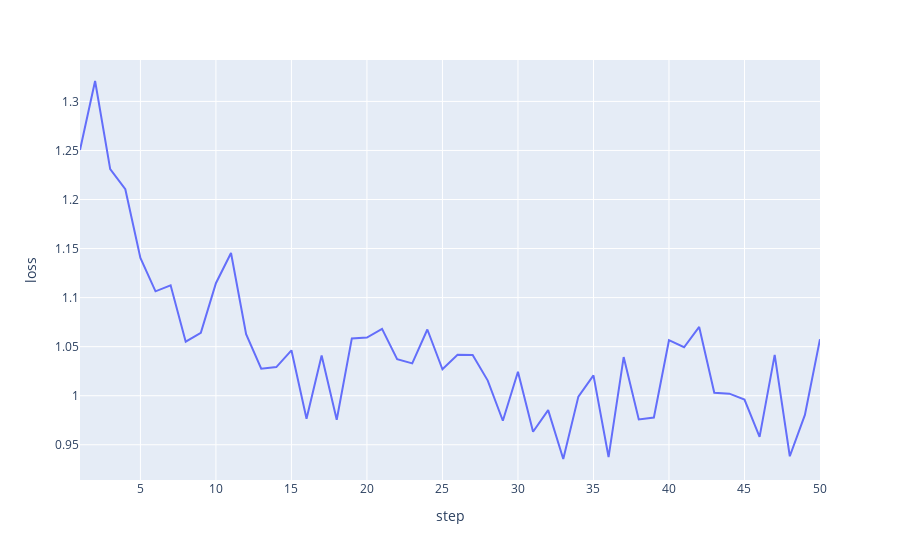

Here is the notebook cell this chart was saved with:
### Code cell
# get loss from training
loss = trainer.state.log_history[0]["loss"]
loss

# plot whole loss history with plotly
fig = px.line(trainer.state.log_history, x="step", y="loss")
fig.show()

### Figure 1 — Plotly figure (JSON) as saved in the notebook; plotly's stock layout.template omitted (floating-point values rounded to 4 significant figures)
{"data": [{"hovertemplate": "step=%{x}<br>loss=%{y}<extra></extra>", "legendgroup": "", "line": {"color": "#636efa", "dash": "solid"}, "marker": {"symbol": "circle"}, "mode": "lines", "name": "", "orientation": "v", "showlegend": false, "type": "scatter", "x": [1, 2, 3, 4, 5, 6, 7, 8, 9, 10, 11, 12, 13, 14, 15, 16, 17, 18, 19, 20, 21, 22, 23, 24, 25, 26, 27, 28, 29, 30, 31, 32, 33, 34, 35, 36, 37, 38, 39, 40, 41, 42, 43, 44, 45, 46, 47, 48, 49, 50, 50], "xaxis": "x", "y": [1.25, 1.321, 1.231, 1.21, 1.141, 1.106, 1.113, 1.055, 1.064, 1.115, 1.145, 1.063, 1.028, 1.029, 1.046, 0.9765, 1.041, 0.9755, 1.058, 1.059, 1.068, 1.037, 1.033, 1.067, 1.027, 1.042, 1.042, 1.015, 0.9745, 1.024, 0.9633, 0.9853, 0.9355, 0.9991, 1.021, 0.9375, 1.039, 0.9759, 0.9778, 1.057, 1.049, 1.07, 1.003, 1.002, 0.9961, 0.9581, 1.042, 0.9383, 0.9804, 1.058, null], "yaxis": "y"}], "layout": {"legend": {"tracegroupgap": 0}, "margin": {"t": 60}, "xaxis": {"anchor": "y", "domain": [0, 1], "title": {"text": "step"}}, "yaxis": {"anchor": "x", "domain": [0, 1], "title": {"text": "loss"}}}}
